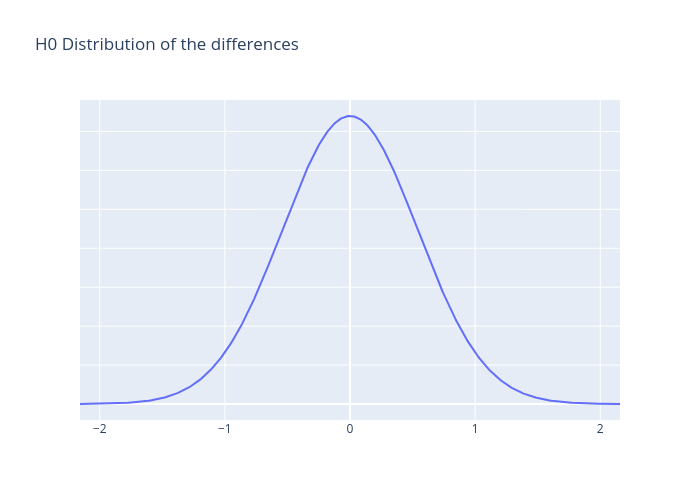

Notebook code for this chart:
### Code cell
fig = go.Figure()

fig.add_trace(go.Scatter(x=x_h0,y=y_h0,mode='lines',name='Distribution of of Means of subgroups',line=dict(width=2)))

fig.update_layout(xaxis=dict(title=None),yaxis=dict(title=None,showticklabels=False), height=500, width=700,
                  title='H0 Distribution of the differences')

fig.show()

### Figure 1 — Plotly figure (JSON) as saved in the notebook; plotly's stock layout.template omitted (floating-point values rounded to 4 significant figures; data arrays with more than 128 entries replaced by an {"elided": "..."} marker saying what was removed)
{"data": [{"line": {"width": 2}, "mode": "lines", "name": "Distribution of of Means of subgroups", "type": "scatter", "x": {"elided": "500 float values"}, "y": {"elided": "500 float values"}}], "layout": {"height": 500, "title": {"text": "H0 Distribution of the differences"}, "width": 700, "xaxis": {"title": {}}, "yaxis": {"showticklabels": false, "title": {}}}}
